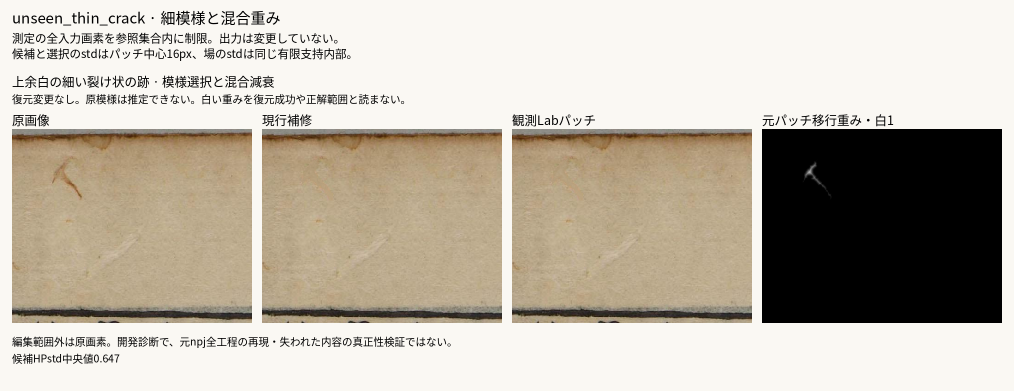
#> input picture research_records/tmp_work/absolute_paper_patch_attenuation_review_20261001/01_unseen_thin_crack.png, 2028 x 782 px (shown at 1/2 size)
$ python -i generate_pseudo_degradation.py   (imports and definitions only)
#> lines starting #> are read from the running program, lines starting #| are printed output that depends on the picture; after the words box and inside, x2 and y2 are one past the last pixel; in counts of white or black regions, pixels touching at a corner belong together
#> further down, picture is the input picture: shape (782, 2028, 3); mean B, G, R 169.6, 182.5, 190.1
"""
擬似劣化ベンチマーク生成（修士論文 Algorithm 2 の実装）。

1. テストsplitのCSC v2マスクから劣化率最小のクリーンページを自動選定（GT）。
   --book省略時はテストsplit全冊（11冊）を横断して選定する
2. Algorithm 2で擬似シミを付与（text-preserving版 I_stained を使用）
3. 劣化画像に ACE + CSC v2 を適用してマスク生成（復元手法への入力）

出力構造:
    tmp_work/benchmark/
      clean/<stem>.png        # GT（クリーン原本）
      degraded/<stem>.png     # 擬似劣化入力
      stain_gt/<stem>.png     # 付与したシミ領域マスク（分析用）
      masks/<stem>/00_input.png, 02_text_black.png, ... # 劣化画像のCSC v2マスク

使い方:
    cd /home/imoto/Heritage_Pipeline
    # 全冊横断で50ページ選定
    conda run -n diffusion python scripts/benchmark/generate_pseudo_degradation.py \
        --n_pages 50 --intensity 1.0
    # 特定の1冊だけに限定する場合
    conda run -n diffusion python scripts/benchmark/generate_pseudo_degradation.py \
        --n_pages 10 --book 200010454 --intensity 1.0
"""

import argparse
import glob
import os
import sys

import cv2
import numpy as np

REPO_ROOT = os.path.dirname(os.path.dirname(os.path.dirname(os.path.abspath(__file__))))
sys.path.insert(0, os.path.join(REPO_ROOT, 'modules', 'ddrm_npj_v2', 'scripts'))
from ace import automatic_color_equalization
from csc import color_space_clustering

CSC_MASK_V2 = os.path.join(REPO_ROOT, 'data', 'split_dataset_csc_mask_v2', 'test')
SPLIT_TEST  = os.path.join(REPO_ROOT, 'data', 'split_dataset', 'test')
OUT_BASE    = os.path.join(REPO_ROOT, 'tmp_work', 'benchmark')


# [30 lines left out: function select_clean_pages, not called in this run]


def pseudo_degrade(img_bgr: np.ndarray,
                   rho: float = 3e-4, sigma: float = 30.0,
                   alpha: float = 2.0, lam: float = 1.0,
                   stain_color_rgb=(150, 110, 80), tau: int = 150,
                   seed: int = 0):
    """
    修士論文 Algorithm 2: Pseudo-degradation image generation。
    text-preserving版 (I_stained) と付与シミマスクを返す。
    """
#> called with rho = 0.0003, sigma = 30, alpha = 2, lam = 1, stain_color_rgb = (150, 110, 80), tau = 150, seed = 0
    rng = np.random.default_rng(seed)
    H, W = img_bgr.shape[:2]
#> H = 782; W = 2028

    # (1) Text mask extraction
    gray = cv2.cvtColor(img_bgr, cv2.COLOR_BGR2GRAY)
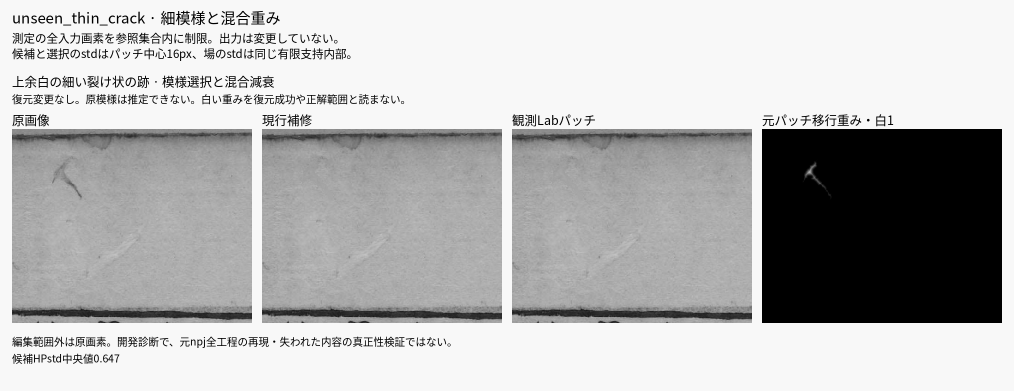
#> gray: shape (782, 2028) (shown at 1/2 size); min 0, max 248, mean 183.3
    m_text = (gray < tau).astype(np.float32)
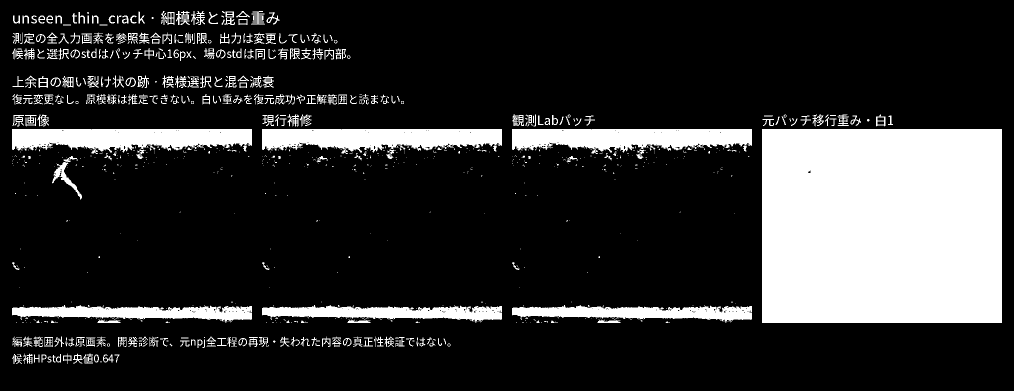
#> m_text: shape (782, 2028) float32 (shown at 1/2 size); values 0 (black) and 1 (white), 19.2% white; 909 white regions (538 under 20 px), largest, box (x1, y1, x2, y2) and area: (1524, 258, 2004, 646) 186224, (24, 258, 504, 308) 17407, (524, 258, 1004, 308) 17407

    # (2) Stain mask generation
    n_blobs = int(rho * H * W)
#> n_blobs = 475
    S = np.zeros((H, W), dtype=np.uint8)
    ys = rng.integers(0, H, n_blobs)
    xs = rng.integers(0, W, n_blobs)
    S[ys, xs] = 1

    # (3) Distance transform and smoothing
    D = cv2.distanceTransform((1 - S).astype(np.uint8), cv2.DIST_L2, 5)
    m_dist = (D < sigma).astype(np.float32)
    ksigma = sigma / (2 * alpha)
    m_smooth = cv2.GaussianBlur(m_dist, (0, 0), sigmaX=ksigma)
    m_norm = (m_smooth - m_smooth.min()) / max(m_smooth.max() - m_smooth.min(), 1e-6)

    # (4) Noise generation and blob combination
    N = rng.random((H, W)).astype(np.float32)
    n_smooth = cv2.GaussianBlur(N, (0, 0), sigmaX=ksigma)
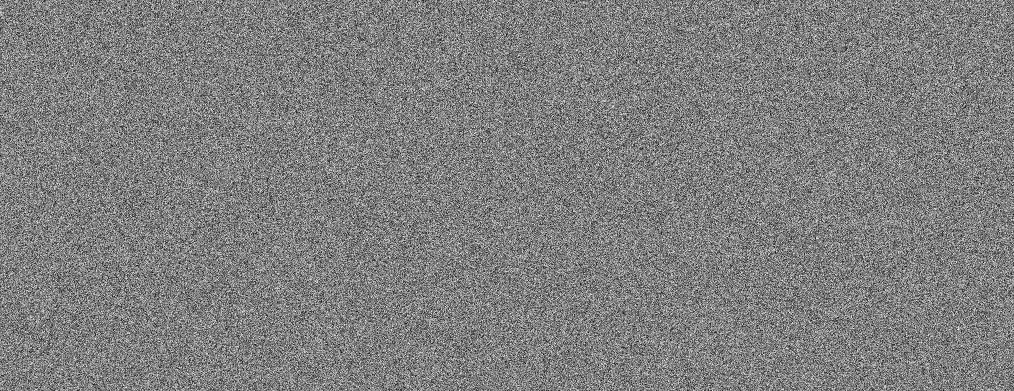
#> N: shape (782, 2028) float32 (shown at 1/2 size); min 6.87e-07, max 1, mean 0.5
    n_norm = (n_smooth - n_smooth.min()) / max(n_smooth.max() - n_smooth.min(), 1e-6)
    m_blob = ((m_norm * n_norm) > 0.5).astype(np.float32)

    # (5) Color stain mask creation (BGRで作る)
    c_bgr = np.array(stain_color_rgb[::-1], dtype=np.float32)
    m_stain = m_blob[..., None] * c_bgr[None, None, :]

    # (6) Stain application (text-preserving)
    m_bg = 1.0 - m_text
    stain_active = (m_stain.mean(axis=2) > 10).astype(np.float32)
    m_blend = m_bg * stain_active
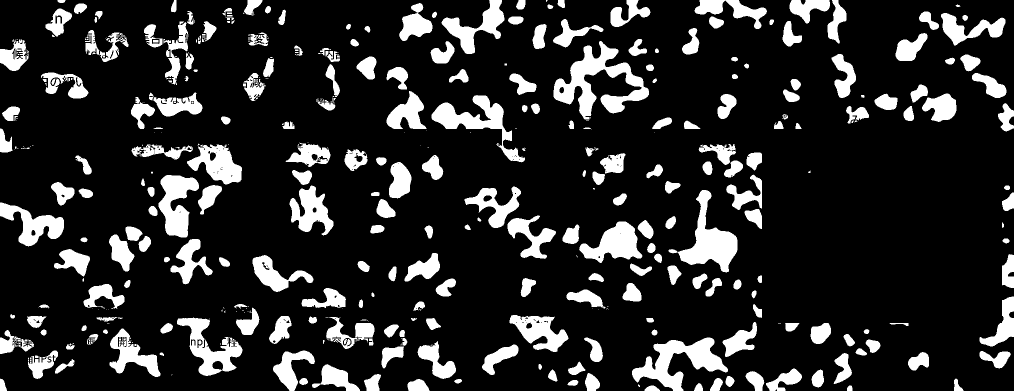
#> m_blend: shape (782, 2028) float32 (shown at 1/2 size); values 0 (black) and 1 (white), 16.5% white; 463 white regions (184 under 20 px), largest, box (x1, y1, x2, y2) and area: (1107, 82, 1298, 239) 10956, (1264, 675, 1456, 782) 8425, (1337, 380, 1475, 545) 7815
    blend3 = (m_blend * lam)[..., None]
    stained = img_bgr.astype(np.float32) * (1 - blend3) + m_stain * blend3
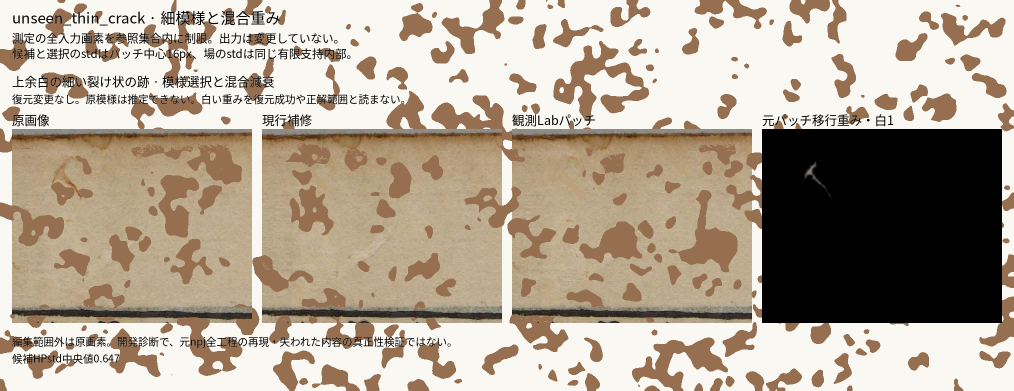
#> stained: shape (782, 2028, 3) float32 (shown at 1/2 size); mean B, G, R 148.6, 166.2, 177.8
    stained = np.clip(stained, 0, 255).astype(np.uint8)

    return stained, (m_blend > 0).astype(np.uint8) * 255


# [47 lines left out: function main, not called in this run]


# [2 lines not run here, left out]

>>> import cv2
>>> picture = cv2.imread('../../research_records/tmp_work/absolute_paper_patch_attenuation_review_20261001/01_unseen_thin_crack.png')
>>> result = pseudo_degrade(picture)

$ run again, on research_records/tmp_work/anchored_pale_margin_review_20261001/07_new_brown_stamp.png
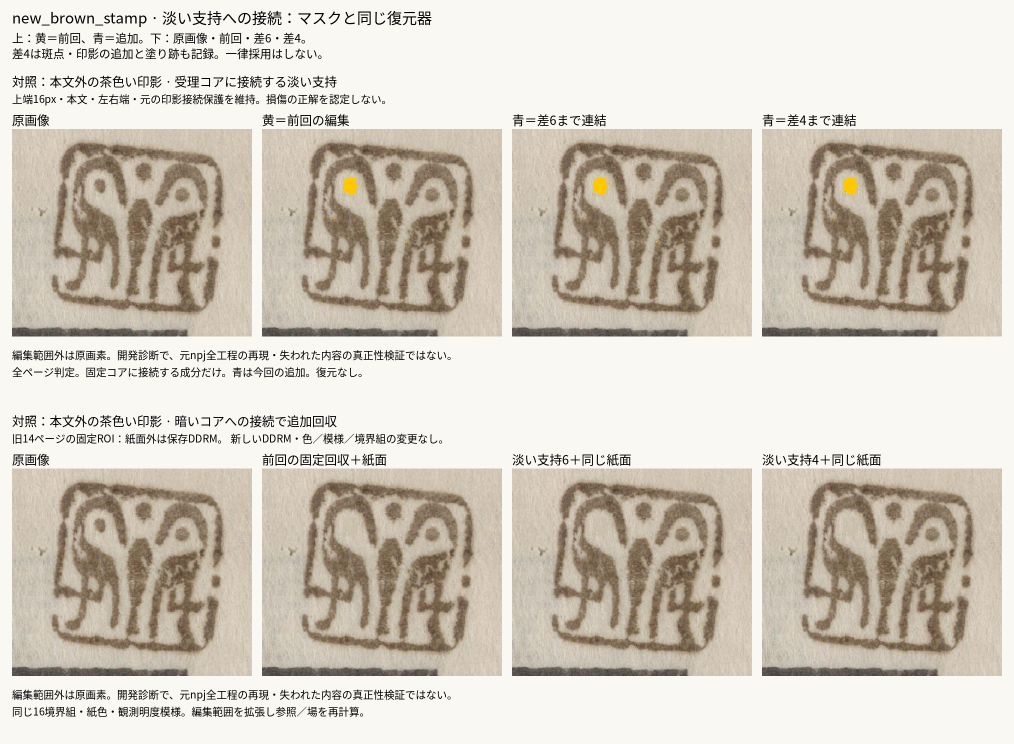
#> input picture research_records/tmp_work/anchored_pale_margin_review_20261001/07_new_brown_stamp.png, 2028 x 1488 px (shown at 1/2 size)
#> picture is the input picture: shape (1488, 2028, 3); mean B, G, R 189.1, 200.9, 208.7
#> in pseudo_degrade, `m_text = (gray < tau).astype(np.float32)`:
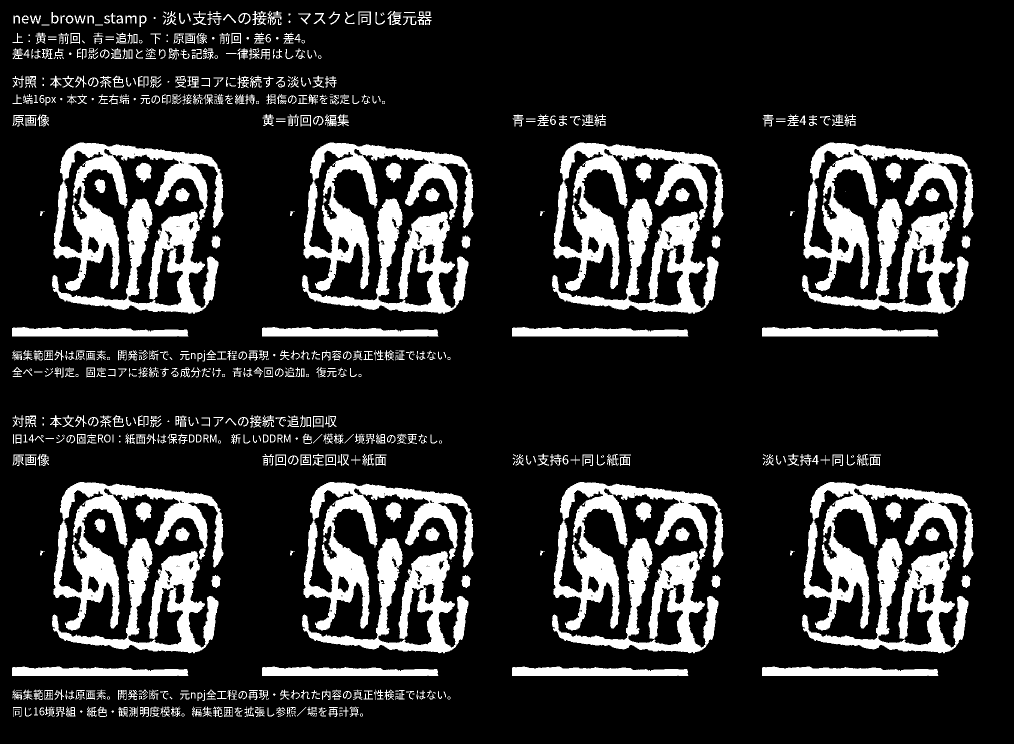
#> m_text: shape (1488, 2028) float32 (shown at 1/2 size); values 0 (black) and 1 (white), 17.1% white; 935 white regions (247 under 20 px), largest, box (x1, y1, x2, y2) and area: (607, 964, 947, 1261) 27883, (1107, 964, 1447, 1261) 27883, (1607, 964, 1947, 1261) 27883
#> m_blend: shape (1488, 2028) float32; values 0 (black) and 1 (white), 16.5% white; 956 white regions (296 under 20 px), largest, box (x1, y1, x2, y2) and area: (904, 904, 1101, 1175) 14388, (1119, 735, 1385, 987) 12423, (0, 1064, 95, 1300) 10083
#> in pseudo_degrade, `stained = img_bgr.astype(np.float32) * (1 - blend3) + m_stain * blend3`:
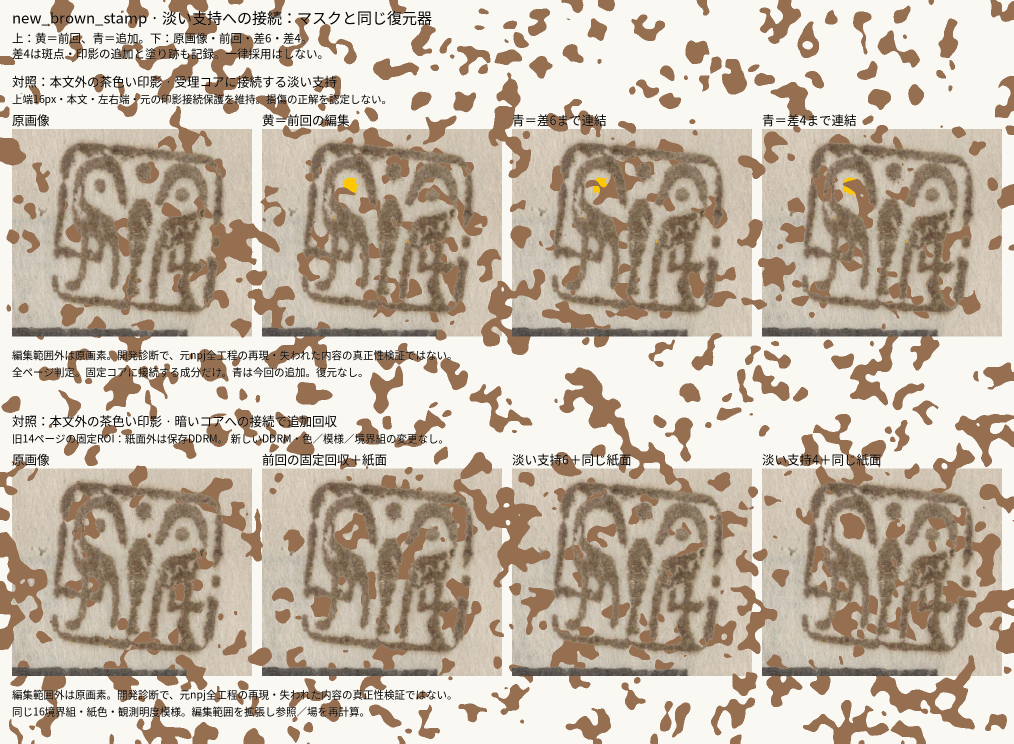
#> stained: shape (1488, 2028, 3) float32 (shown at 1/2 size); mean B, G, R 168.3, 182.9, 197.1
